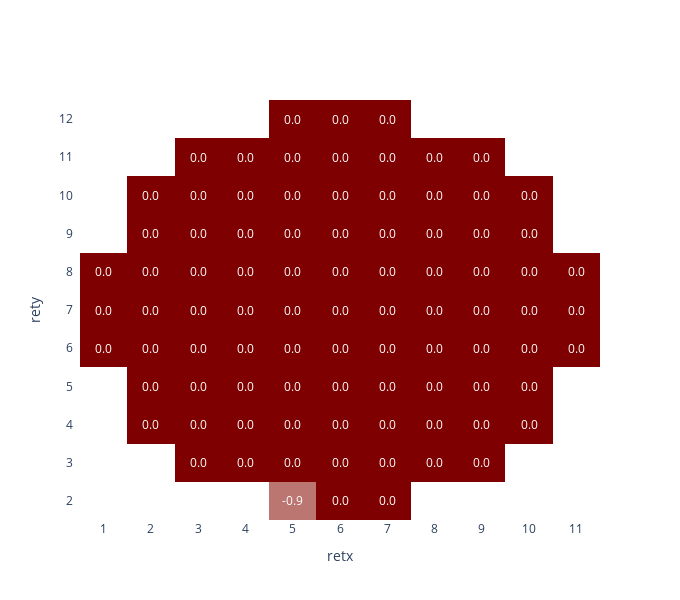

Notebook code cell kept with this figure:
### Code cell
fig

### Figure 1 — Plotly figure (JSON) as saved in the notebook; plotly's stock layout.template omitted (floating-point values rounded to 4 significant figures)
{"data": [{"colorscale": [[0, "white"], [0.01, "rgb(255,247,236)"], [1, "rgb(127, 0, 0)"]], "reversescale": false, "showscale": false, "type": "heatmap", "x": [1, 2, 3, 4, 5, 6, 7, 8, 9, 10, 11], "y": [2, 3, 4, 5, 6, 7, 8, 9, 10, 11, 12], "z": [[-1.9, -1.9, -1.9, -1.9, -0.9, 0, 0, -1.9, -1.9, -1.9, -1.9], [-1.9, -1.9, 0, 0, 0, 0, 0, 0, 0, -1.9, -1.9], [-1.9, 0, 0, 0, 0, 0, 0, 0, 0, 0, -1.9], [-1.9, 0, 0, 0, 0, 0, 0, 0, 0, 0, -1.9], [0, 0, 0, 0, 0, 0, 0, 0, 0, 0, 0], [0, 0, 0, 0, 0, 0, 0, 0, 0, 0, 0], [0, 0, 0, 0, 0, 0, 0, 0, 0, 0, 0], [-1.9, 0, 0, 0, 0, 0, 0, 0, 0, 0, -1.9], [-1.9, 0, 0, 0, 0, 0, 0, 0, 0, 0, -1.9], [-1.9, -1.9, 0, 0, 0, 0, 0, 0, 0, -1.9, -1.9], [-1.9, -1.9, -1.9, -1.9, 0, 0, 0, -1.9, -1.9, -1.9, -1.9]]}], "layout": {"annotations": [{"font": {"color": "#000000"}, "showarrow": false, "text": "", "x": 1, "xref": "x", "y": 2, "yref": "y"}, {"font": {"color": "#000000"}, "showarrow": false, "text": "", "x": 2, "xref": "x", "y": 2, "yref": "y"}, {"font": {"color": "#000000"}, "showarrow": false, "text": "", "x": 3, "xref": "x", "y": 2, "yref": "y"}, {"font": {"color": "#000000"}, "showarrow": false, "text": "", "x": 4, "xref": "x", "y": 2, "yref": "y"}, {"font": {"color": "#FFFFFF"}, "showarrow": false, "text": "-0.9", "x": 5, "xref": "x", "y": 2, "yref": "y"}, {"font": {"color": "#FFFFFF"}, "showarrow": false, "text": "0.0", "x": 6, "xref": "x", "y": 2, "yref": "y"}, {"font": {"color": "#FFFFFF"}, "showarrow": false, "text": "0.0", "x": 7, "xref": "x", "y": 2, "yref": "y"}, {"font": {"color": "#000000"}, "showarrow": false, "text": "", "x": 8, "xref": "x", "y": 2, "yref": "y"}, {"font": {"color": "#000000"}, "showarrow": false, "text": "", "x": 9, "xref": "x", "y": 2, "yref": "y"}, {"font": {"color": "#000000"}, "showarrow": false, "text": "", "x": 10, "xref": "x", "y": 2, "yref": "y"}, {"font": {"color": "#000000"}, "showarrow": false, "text": "", "x": 11, "xref": "x", "y": 2, "yref": "y"}, {"font": {"color": "#000000"}, "showarrow": false, "text": "", "x": 1, "xref": "x", "y": 3, "yref": "y"}, {"font": {"color": "#000000"}, "showarrow": false, "text": "", "x": 2, "xref": "x", "y": 3, "yref": "y"}, {"font": {"color": "#FFFFFF"}, "showarrow": false, "text": "0.0", "x": 3, "xref": "x", "y": 3, "yref": "y"}, {"font": {"color": "#FFFFFF"}, "showarrow": false, "text": "0.0", "x": 4, "xref": "x", "y": 3, "yref": "y"}, {"font": {"color": "#FFFFFF"}, "showarrow": false, "text": "0.0", "x": 5, "xref": "x", "y": 3, "yref": "y"}, {"font": {"color": "#FFFFFF"}, "showarrow": false, "text": "0.0", "x": 6, "xref": "x", "y": 3, "yref": "y"}, {"font": {"color": "#FFFFFF"}, "showarrow": false, "text": "0.0", "x": 7, "xref": "x", "y": 3, "yref": "y"}, {"font": {"color": "#FFFFFF"}, "showarrow": false, "text": "0.0", "x": 8, "xref": "x", "y": 3, "yref": "y"}, {"font": {"color": "#FFFFFF"}, "showarrow": false, "text": "0.0", "x": 9, "xref": "x", "y": 3, "yref": "y"}, {"font": {"color": "#000000"}, "showarrow": false, "text": "", "x": 10, "xref": "x", "y": 3, "yref": "y"}, {"font": {"color": "#000000"}, "showarrow": false, "text": "", "x": 11, "xref": "x", "y": 3, "yref": "y"}, {"font": {"color": "#000000"}, "showarrow": false, "text": "", "x": 1, "xref": "x", "y": 4, "yref": "y"}, {"font": {"color": "#FFFFFF"}, "showarrow": false, "text": "0.0", "x": 2, "xref": "x", "y": 4, "yref": "y"}, {"font": {"color": "#FFFFFF"}, "showarrow": false, "text": "0.0", "x": 3, "xref": "x", "y": 4, "yref": "y"}, {"font": {"color": "#FFFFFF"}, "showarrow": false, "text": "0.0", "x": 4, "xref": "x", "y": 4, "yref": "y"}, {"font": {"color": "#FFFFFF"}, "showarrow": false, "text": "0.0", "x": 5, "xref": "x", "y": 4, "yref": "y"}, {"font": {"color": "#FFFFFF"}, "showarrow": false, "text": "0.0", "x": 6, "xref": "x", "y": 4, "yref": "y"}, {"font": {"color": "#FFFFFF"}, "showarrow": false, "text": "0.0", "x": 7, "xref": "x", "y": 4, "yref": "y"}, {"font": {"color": "#FFFFFF"}, "showarrow": false, "text": "0.0", "x": 8, "xref": "x", "y": 4, "yref": "y"}, {"font": {"color": "#FFFFFF"}, "showarrow": false, "text": "0.0", "x": 9, "xref": "x", "y": 4, "yref": "y"}, {"font": {"color": "#FFFFFF"}, "showarrow": false, "text": "0.0", "x": 10, "xref": "x", "y": 4, "yref": "y"}, {"font": {"color": "#000000"}, "showarrow": false, "text": "", "x": 11, "xref": "x", "y": 4, "yref": "y"}, {"font": {"color": "#000000"}, "showarrow": false, "text": "", "x": 1, "xref": "x", "y": 5, "yref": "y"}, {"font": {"color": "#FFFFFF"}, "showarrow": false, "text": "0.0", "x": 2, "xref": "x", "y": 5, "yref": "y"}, {"font": {"color": "#FFFFFF"}, "showarrow": false, "text": "0.0", "x": 3, "xref": "x", "y": 5, "yref": "y"}, {"font": {"color": "#FFFFFF"}, "showarrow": false, "text": "0.0", "x": 4, "xref": "x", "y": 5, "yref": "y"}, {"font": {"color": "#FFFFFF"}, "showarrow": false, "text": "0.0", "x": 5, "xref": "x", "y": 5, "yref": "y"}, {"font": {"color": "#FFFFFF"}, "showarrow": false, "text": "0.0", "x": 6, "xref": "x", "y": 5, "yref": "y"}, {"font": {"color": "#FFFFFF"}, "showarrow": false, "text": "0.0", "x": 7, "xref": "x", "y": 5, "yref": "y"}, {"font": {"color": "#FFFFFF"}, "showarrow": false, "text": "0.0", "x": 8, "xref": "x", "y": 5, "yref": "y"}, {"font": {"color": "#FFFFFF"}, "showarrow": false, "text": "0.0", "x": 9, "xref": "x", "y": 5, "yref": "y"}, {"font": {"color": "#FFFFFF"}, "showarrow": false, "text": "0.0", "x": 10, "xref": "x", "y": 5, "yref": "y"}, {"font": {"color": "#000000"}, "showarrow": false, "text": "", "x": 11, "xref": "x", "y": 5, "yref": "y"}, {"font": {"color": "#FFFFFF"}, "showarrow": false, "text": "0.0", "x": 1, "xref": "x", "y": 6, "yref": "y"}, {"font": {"color": "#FFFFFF"}, "showarrow": false, "text": "0.0", "x": 2, "xref": "x", "y": 6, "yref": "y"}, {"font": {"color": "#FFFFFF"}, "showarrow": false, "text": "0.0", "x": 3, "xref": "x", "y": 6, "yref": "y"}, {"font": {"color": "#FFFFFF"}, "showarrow": false, "text": "0.0", "x": 4, "xref": "x", "y": 6, "yref": "y"}, {"font": {"color": "#FFFFFF"}, "showarrow": false, "text": "0.0", "x": 5, "xref": "x", "y": 6, "yref": "y"}, {"font": {"color": "#FFFFFF"}, "showarrow": false, "text": "0.0", "x": 6, "xref": "x", "y": 6, "yref": "y"}, {"font": {"color": "#FFFFFF"}, "showarrow": false, "text": "0.0", "x": 7, "xref": "x", "y": 6, "yref": "y"}, {"font": {"color": "#FFFFFF"}, "showarrow": false, "text": "0.0", "x": 8, "xref": "x", "y": 6, "yref": "y"}, {"font": {"color": "#FFFFFF"}, "showarrow": false, "text": "0.0", "x": 9, "xref": "x", "y": 6, "yref": "y"}, {"font": {"color": "#FFFFFF"}, "showarrow": false, "text": "0.0", "x": 10, "xref": "x", "y": 6, "yref": "y"}, {"font": {"color": "#FFFFFF"}, "showarrow": false, "text": "0.0", "x": 11, "xref": "x", "y": 6, "yref": "y"}, {"font": {"color": "#FFFFFF"}, "showarrow": false, "text": "0.0", "x": 1, "xref": "x", "y": 7, "yref": "y"}, {"font": {"color": "#FFFFFF"}, "showarrow": false, "text": "0.0", "x": 2, "xref": "x", "y": 7, "yref": "y"}, {"font": {"color": "#FFFFFF"}, "showarrow": false, "text": "0.0", "x": 3, "xref": "x", "y": 7, "yref": "y"}, {"font": {"color": "#FFFFFF"}, "showarrow": false, "text": "0.0", "x": 4, "xref": "x", "y": 7, "yref": "y"}, {"font": {"color": "#FFFFFF"}, "showarrow": false, "text": "0.0", "x": 5, "xref": "x", "y": 7, "yref": "y"}, {"font": {"color": "#FFFFFF"}, "showarrow": false, "text": "0.0", "x": 6, "xref": "x", "y": 7, "yref": "y"}, {"font": {"color": "#FFFFFF"}, "showarrow": false, "text": "0.0", "x": 7, "xref": "x", "y": 7, "yref": "y"}, {"font": {"color": "#FFFFFF"}, "showarrow": false, "text": "0.0", "x": 8, "xref": "x", "y": 7, "yref": "y"}, {"font": {"color": "#FFFFFF"}, "showarrow": false, "text": "0.0", "x": 9, "xref": "x", "y": 7, "yref": "y"}, {"font": {"color": "#FFFFFF"}, "showarrow": false, "text": "0.0", "x": 10, "xref": "x", "y": 7, "yref": "y"}, {"font": {"color": "#FFFFFF"}, "showarrow": false, "text": "0.0", "x": 11, "xref": "x", "y": 7, "yref": "y"}, {"font": {"color": "#FFFFFF"}, "showarrow": false, "text": "0.0", "x": 1, "xref": "x", "y": 8, "yref": "y"}, {"font": {"color": "#FFFFFF"}, "showarrow": false, "text": "0.0", "x": 2, "xref": "x", "y": 8, "yref": "y"}, {"font": {"color": "#FFFFFF"}, "showarrow": false, "text": "0.0", "x": 3, "xref": "x", "y": 8, "yref": "y"}, {"font": {"color": "#FFFFFF"}, "showarrow": false, "text": "0.0", "x": 4, "xref": "x", "y": 8, "yref": "y"}, {"font": {"color": "#FFFFFF"}, "showarrow": false, "text": "0.0", "x": 5, "xref": "x", "y": 8, "yref": "y"}, {"font": {"color": "#FFFFFF"}, "showarrow": false, "text": "0.0", "x": 6, "xref": "x", "y": 8, "yref": "y"}, {"font": {"color": "#FFFFFF"}, "showarrow": false, "text": "0.0", "x": 7, "xref": "x", "y": 8, "yref": "y"}, {"font": {"color": "#FFFFFF"}, "showarrow": false, "text": "0.0", "x": 8, "xref": "x", "y": 8, "yref": "y"}, {"font": {"color": "#FFFFFF"}, "showarrow": false, "text": "0.0", "x": 9, "xref": "x", "y": 8, "yref": "y"}, {"font": {"color": "#FFFFFF"}, "showarrow": false, "text": "0.0", "x": 10, "xref": "x", "y": 8, "yref": "y"}, {"font": {"color": "#FFFFFF"}, "showarrow": false, "text": "0.0", "x": 11, "xref": "x", "y": 8, "yref": "y"}, {"font": {"color": "#000000"}, "showarrow": false, "text": "", "x": 1, "xref": "x", "y": 9, "yref": "y"}, {"font": {"color": "#FFFFFF"}, "showarrow": false, "text": "0.0", "x": 2, "xref": "x", "y": 9, "yref": "y"}, {"font": {"color": "#FFFFFF"}, "showarrow": false, "text": "0.0", "x": 3, "xref": "x", "y": 9, "yref": "y"}, {"font": {"color": "#FFFFFF"}, "showarrow": false, "text": "0.0", "x": 4, "xref": "x", "y": 9, "yref": "y"}, {"font": {"color": "#FFFFFF"}, "showarrow": false, "text": "0.0", "x": 5, "xref": "x", "y": 9, "yref": "y"}, {"font": {"color": "#FFFFFF"}, "showarrow": false, "text": "0.0", "x": 6, "xref": "x", "y": 9, "yref": "y"}, {"font": {"color": "#FFFFFF"}, "showarrow": false, "text": "0.0", "x": 7, "xref": "x", "y": 9, "yref": "y"}, {"font": {"color": "#FFFFFF"}, "showarrow": false, "text": "0.0", "x": 8, "xref": "x", "y": 9, "yref": "y"}, {"font": {"color": "#FFFFFF"}, "showarrow": false, "text": "0.0", "x": 9, "xref": "x", "y": 9, "yref": "y"}, {"font": {"color": "#FFFFFF"}, "showarrow": false, "text": "0.0", "x": 10, "xref": "x", "y": 9, "yref": "y"}, {"font": {"color": "#000000"}, "showarrow": false, "text": "", "x": 11, "xref": "x", "y": 9, "yref": "y"}, {"font": {"color": "#000000"}, "showarrow": false, "text": "", "x": 1, "xref": "x", "y": 10, "yref": "y"}, {"font": {"color": "#FFFFFF"}, "showarrow": false, "text": "0.0", "x": 2, "xref": "x", "y": 10, "yref": "y"}, {"font": {"color": "#FFFFFF"}, "showarrow": false, "text": "0.0", "x": 3, "xref": "x", "y": 10, "yref": "y"}, {"font": {"color": "#FFFFFF"}, "showarrow": false, "text": "0.0", "x": 4, "xref": "x", "y": 10, "yref": "y"}, {"font": {"color": "#FFFFFF"}, "showarrow": false, "text": "0.0", "x": 5, "xref": "x", "y": 10, "yref": "y"}, {"font": {"color": "#FFFFFF"}, "showarrow": false, "text": "0.0", "x": 6, "xref": "x", "y": 10, "yref": "y"}, {"font": {"color": "#FFFFFF"}, "showarrow": false, "text": "0.0", "x": 7, "xref": "x", "y": 10, "yref": "y"}, {"font": {"color": "#FFFFFF"}, "showarrow": false, "text": "0.0", "x": 8, "xref": "x", "y": 10, "yref": "y"}, {"font": {"color": "#FFFFFF"}, "showarrow": false, "text": "0.0", "x": 9, "xref": "x", "y": 10, "yref": "y"}, {"font": {"color": "#FFFFFF"}, "showarrow": false, "text": "0.0", "x": 10, "xref": "x", "y": 10, "yref": "y"}, {"font": {"color": "#000000"}, "showarrow": false, "text": "", "x": 11, "xref": "x", "y": 10, "yref": "y"}, {"font": {"color": "#000000"}, "showarrow": false, "text": "", "x": 1, "xref": "x", "y": 11, "yref": "y"}, {"font": {"color": "#000000"}, "showarrow": false, "text": "", "x": 2, "xref": "x", "y": 11, "yref": "y"}, {"font": {"color": "#FFFFFF"}, "showarrow": false, "text": "0.0", "x": 3, "xref": "x", "y": 11, "yref": "y"}, {"font": {"color": "#FFFFFF"}, "showarrow": false, "text": "0.0", "x": 4, "xref": "x", "y": 11, "yref": "y"}, {"font": {"color": "#FFFFFF"}, "showarrow": false, "text": "0.0", "x": 5, "xref": "x", "y": 11, "yref": "y"}, {"font": {"color": "#FFFFFF"}, "showarrow": false, "text": "0.0", "x": 6, "xref": "x", "y": 11, "yref": "y"}, {"font": {"color": "#FFFFFF"}, "showarrow": false, "text": "0.0", "x": 7, "xref": "x", "y": 11, "yref": "y"}, {"font": {"color": "#FFFFFF"}, "showarrow": false, "text": "0.0", "x": 8, "xref": "x", "y": 11, "yref": "y"}, {"font": {"color": "#FFFFFF"}, "showarrow": false, "text": "0.0", "x": 9, "xref": "x", "y": 11, "yref": "y"}, {"font": {"color": "#000000"}, "showarrow": false, "text": "", "x": 10, "xref": "x", "y": 11, "yref": "y"}, {"font": {"color": "#000000"}, "showarrow": false, "text": "", "x": 11, "xref": "x", "y": 11, "yref": "y"}, {"font": {"color": "#000000"}, "showarrow": false, "text": "", "x": 1, "xref": "x", "y": 12, "yref": "y"}, {"font": {"color": "#000000"}, "showarrow": false, "text": "", "x": 2, "xref": "x", "y": 12, "yref": "y"}, {"font": {"color": "#000000"}, "showarrow": false, "text": "", "x": 3, "xref": "x", "y": 12, "yref": "y"}, {"font": {"color": "#000000"}, "showarrow": false, "text": "", "x": 4, "xref": "x", "y": 12, "yref": "y"}, {"font": {"color": "#FFFFFF"}, "showarrow": false, "text": "0.0", "x": 5, "xref": "x", "y": 12, "yref": "y"}, {"font": {"color": "#FFFFFF"}, "showarrow": false, "text": "0.0", "x": 6, "xref": "x", "y": 12, "yref": "y"}, {"font": {"color": "#FFFFFF"}, "showarrow": false, "text": "0.0", "x": 7, "xref": "x", "y": 12, "yref": "y"}, {"font": {"color": "#000000"}, "showarrow": false, "text": "", "x": 8, "xref": "x", "y": 12, "yref": "y"}, {"font": {"color": "#000000"}, "showarrow": false, "text": "", "x": 9, "xref": "x", "y": 12, "yref": "y"}, {"font": {"color": "#000000"}, "showarrow": false, "text": "", "x": 10, "xref": "x", "y": 12, "yref": "y"}, {"font": {"color": "#000000"}, "showarrow": false, "text": "", "x": 11, "xref": "x", "y": 12, "yref": "y"}], "autosize": false, "height": 600, "width": 680, "xaxis": {"dtick": 1, "gridcolor": "rgb(0, 0, 0)", "side": "bottom", "ticks": "", "title": {"text": "retx"}}, "yaxis": {"dtick": 1, "ticks": "", "ticksuffix": "  ", "title": {"text": "rety"}}}}
